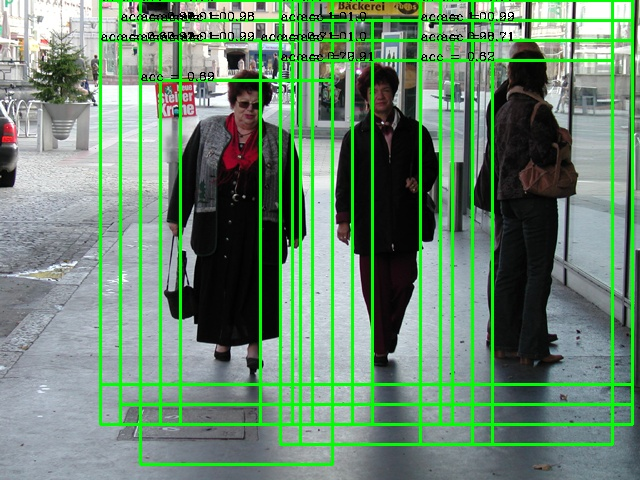
#> input picture source/pic/L_detect.jpg, 640 x 480 px; its folder holds only this picture in this run
$ python -i hog.py   (imports and definitions only)   (older library calls are emulated)
#> lines starting #> are read from the running program, lines starting #| are printed output that depends on the picture
import random
from turtle import pos
import cv2
import numpy as np
import math
from PIL import Image


class Hog_descriptor():
    def __init__(self, img, cell_size=16, bin_size=8):
        self.img = img
        self.img = np.sqrt(img / float(np.max(img)))
        self.img = self.img * 255
        self.cell_size = cell_size
        self.bin_size = bin_size
        self.angle_unit = 360 // self.bin_size
        assert type(self.bin_size) == int, "bin_size should be integer,"
        assert type(self.cell_size) == int, "cell_size should be integer,"
        assert type(self.angle_unit) == int, "bin_size should be divisible by 360"


    def extract(self):
        height, width = self.img.shape
        gradient_magnitude, gradient_angle = self.global_gradient()
        gradient_magnitude = abs(gradient_magnitude)
        cell_gradient_vector = np.zeros((height // self.cell_size, width // self.cell_size, self.bin_size))
        for i in range(cell_gradient_vector.shape[0]):
            for j in range(cell_gradient_vector.shape[1]):
                cell_magnitude = gradient_magnitude[i * self.cell_size:(i + 1) * self.cell_size,
                                 j * self.cell_size:(j + 1) * self.cell_size]
                cell_angle = gradient_angle[i * self.cell_size:(i + 1) * self.cell_size,
                             j * self.cell_size:(j + 1) * self.cell_size]
                cell_gradient_vector[i][j] = self.cell_gradient(cell_magnitude, cell_angle)

        hog_image = self.render_gradient(np.zeros([height, width]), cell_gradient_vector)
        hog_vector = []
        for i in range(cell_gradient_vector.shape[0] - 1):
            for j in range(cell_gradient_vector.shape[1] - 1):
                block_vector = []
                block_vector.extend(cell_gradient_vector[i][j])
                block_vector.extend(cell_gradient_vector[i][j + 1])
                block_vector.extend(cell_gradient_vector[i + 1][j])
                block_vector.extend(cell_gradient_vector[i + 1][j + 1])
                mag = lambda vector: math.sqrt(sum(i ** 2 for i in vector))
                magnitude = mag(block_vector)
                if magnitude != 0:
                    normalize = lambda block_vector, magnitude: [element / magnitude for element in block_vector]
                    block_vector = normalize(block_vector, magnitude)
                hog_vector.append(block_vector)
        return hog_vector, hog_image

    # [171 lines left out: functions global_gradient, cell_gradient, get_closest_bins, render_gradient, pos_hog, pos_hog_test and 4 more, not called in this run]


# [5 lines not run here, left out]
    # a = np.loadtxt("test\\neghog\\01-03f_0.txt")
    # print(a.shape)

>>> import cv2
>>> picture = cv2.imread('pic/L_detect.jpg')
#> picture is the input picture: shape (480, 640, 3); mean B, G, R 110.9, 137.1, 105.4
>>> result = Hog_descriptor(picture).extract()
#> in __init__, `self.img = np.sqrt(img / float(np.max(img)))`:
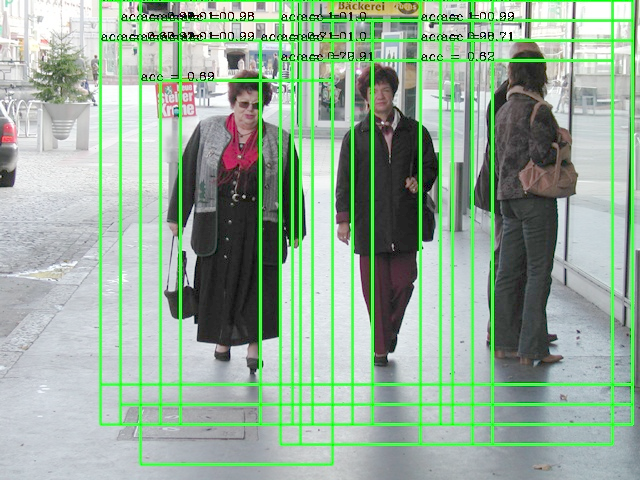
#> self.img: shape (480, 640, 3) float64; mean B, G, R 0.602, 0.686, 0.589
#> (the run stopped early here; a loop or call above may not have finished)

$ run again, on source/pic/slide1.jpg
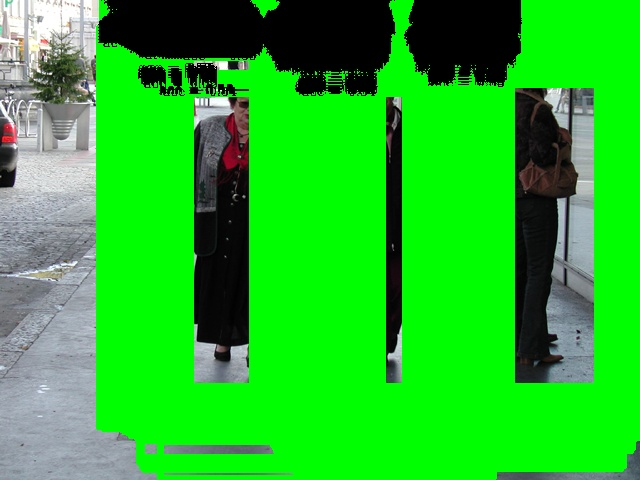
#> input picture source/pic/slide1.jpg, 640 x 480 px
#> picture is the input picture: shape (480, 640, 3); mean B, G, R 37.9, 187.4, 35.5
#> in __init__, `self.img = np.sqrt(img / float(np.max(img)))`:
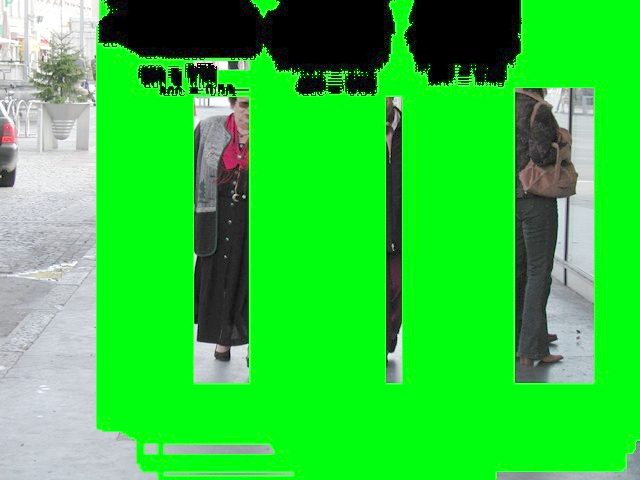
#> self.img: shape (480, 640, 3) float64; mean B, G, R 0.237, 0.79, 0.199
